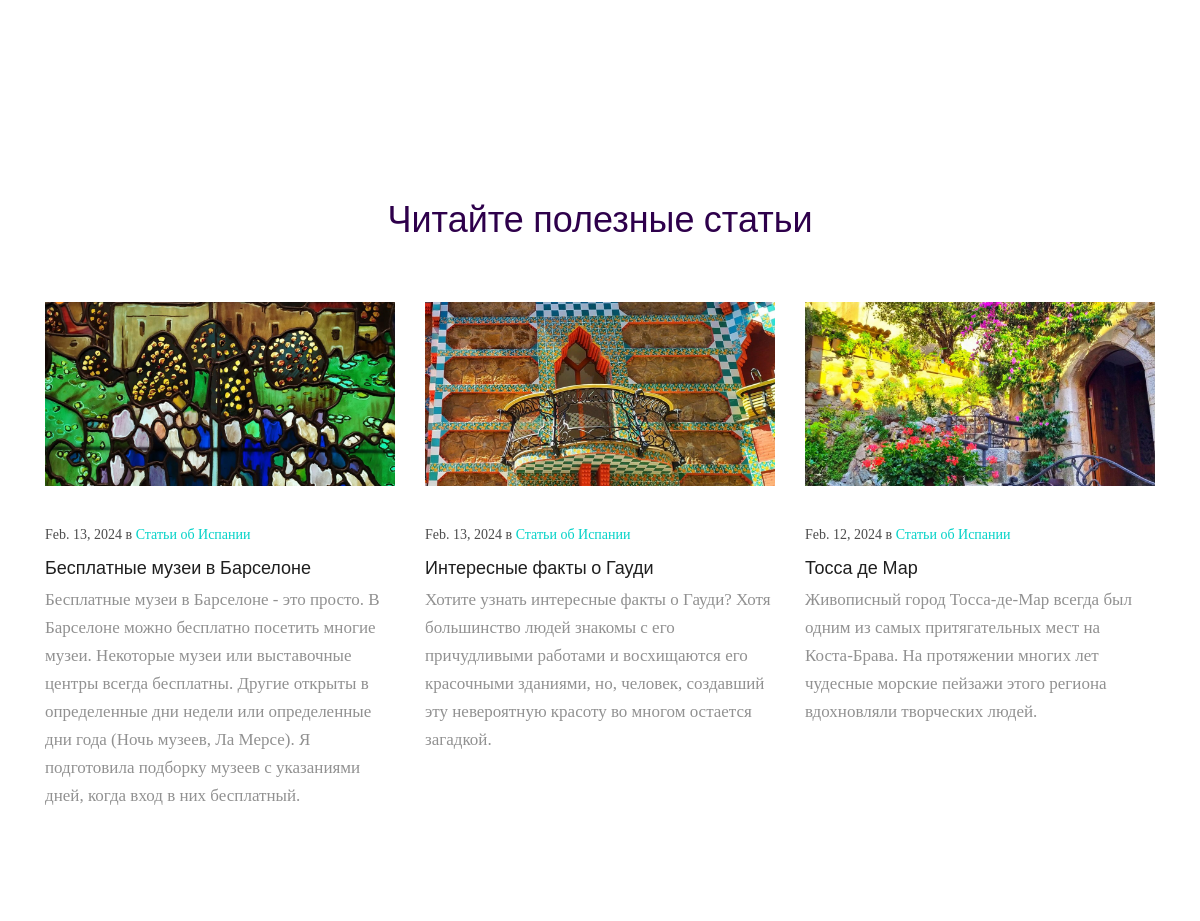
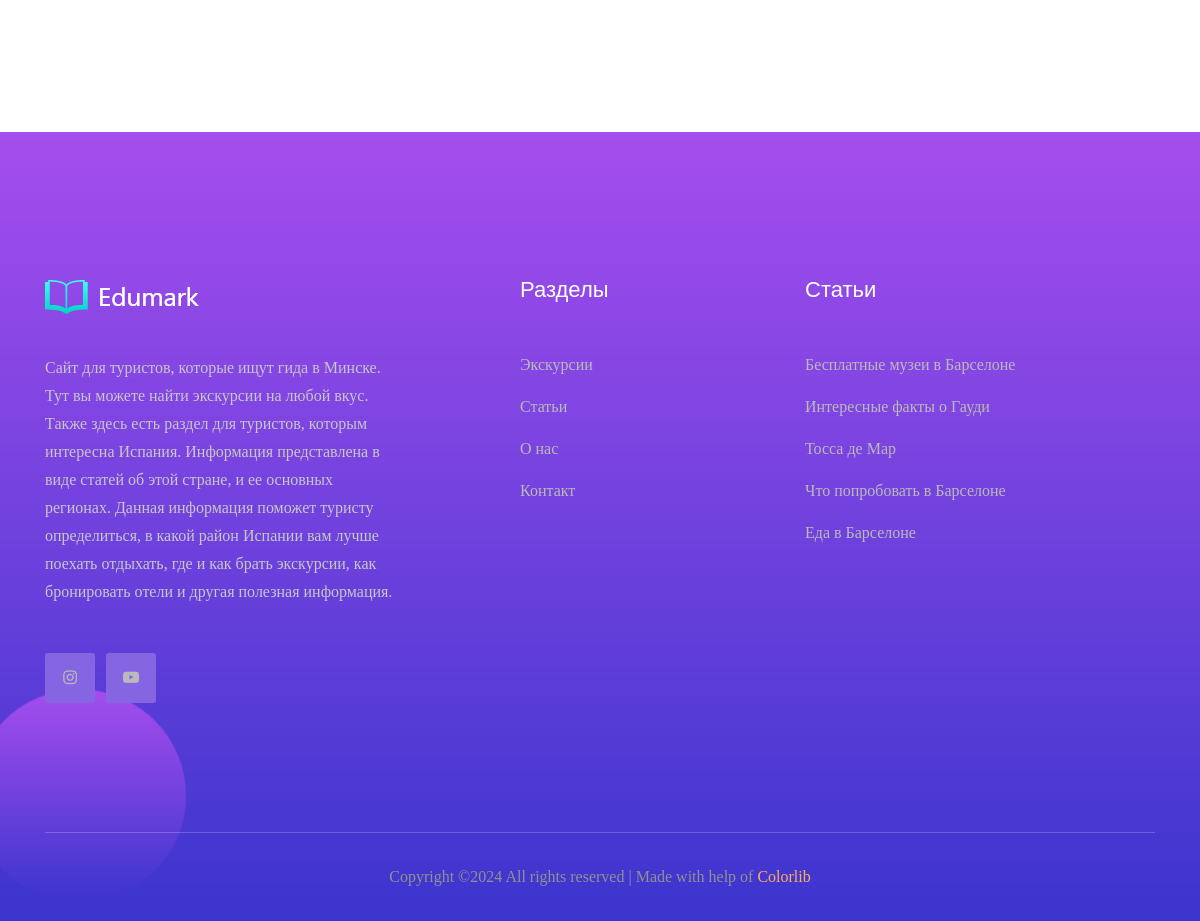
The app's page /catalog/about/ (lower part), older data (2 pictures, top to bottom).
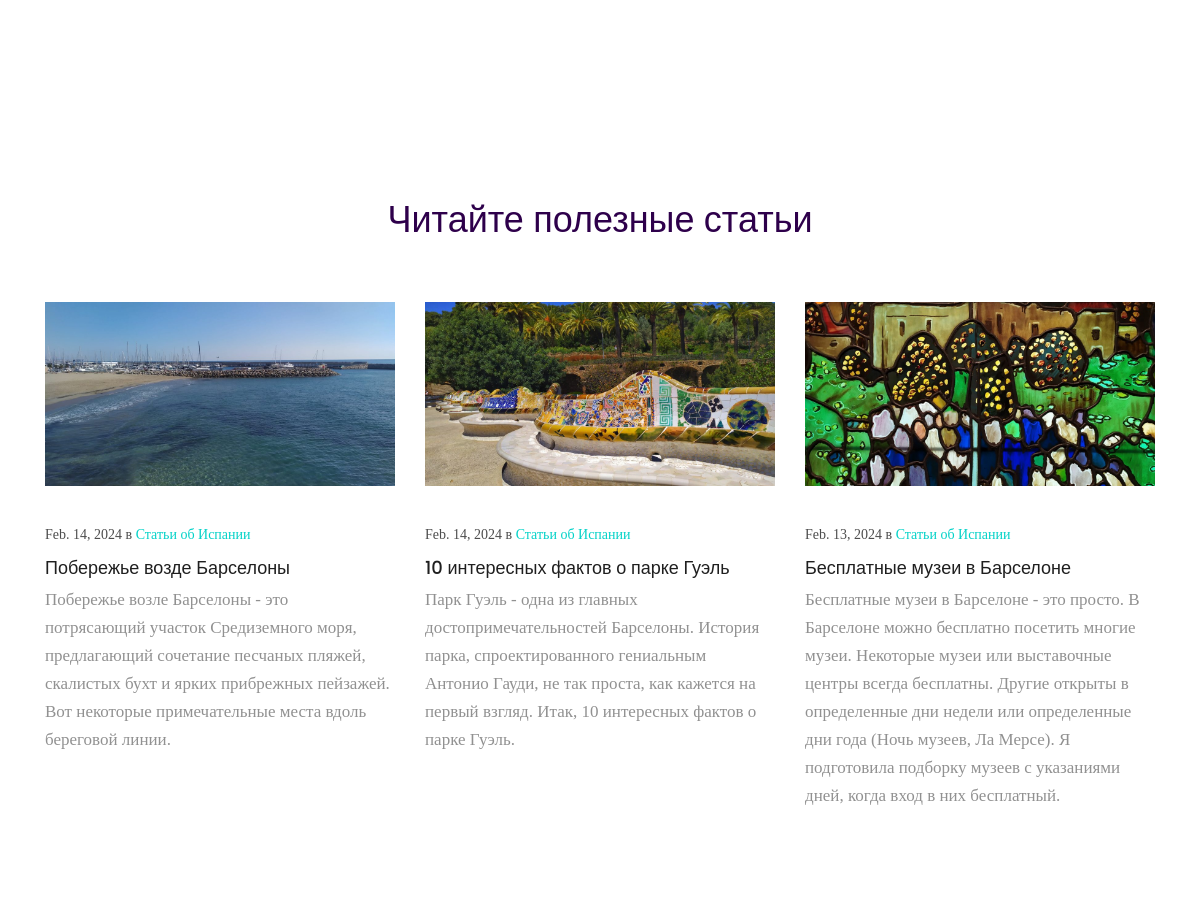
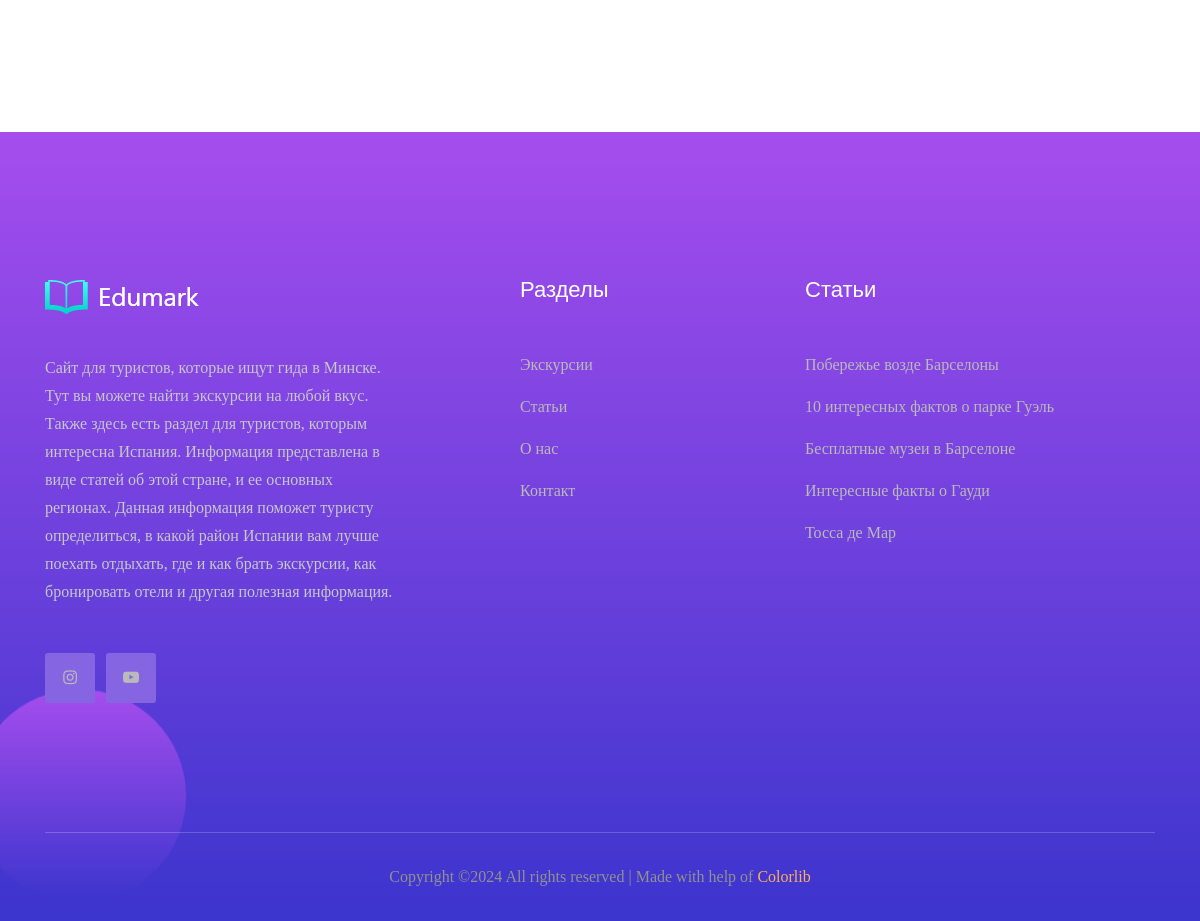
The same page, newer data (2 pictures, top to bottom).
### catalog/models.py (models this page shows, shortened)
class Post(models.Model):
    title = models.CharField(max_length=255)
    description = models.TextField(null=True, blank=True)
    title_img = models.ImageField(upload_to='media/', null=True, blank=True)
    body = models.TextField(null=True, blank=True)
    created_on = models.DateTimeField(auto_now_add=True)
    last_modified = models.DateTimeField(auto_now=True)
    categories = models.ManyToManyField("Category", blank=True, related_name="categories")
    tags = models.ManyToManyField("Tag", blank=True)

### catalog/views.py (the view)
# urls.py: path('about/', views.about, name='about'),
def about(request):
    reviews = Review.objects.all()
    posts = Post.objects.all().order_by("-created_on")[:3]
    recent = Post.objects.all().order_by("-created_on")[:5]
    return render(request, 'about.html', context={'reviews': reviews, 'posts': posts, 'recent': recent, })

### catalog/models.py (called while the page is built)
    def __str__(self):
        return '%s %s' % (self.first_name, self.last_name)

### templates/about.html (shortened to what the changed rows need)
<!doctype html>
<html class="no-js" lang="zxx">
<head>
    {% load static %}
    <link rel="stylesheet" href="{% static 'css/bootstrap.min.css' %}">
    <link rel="stylesheet" href="{% static 'css/owl.carousel.min.css' %}">
    <link rel="stylesheet" href="{% static 'css/magnific-popup.css' %}">
    <link rel="stylesheet" href="{% static 'css/font-awesome.min.css' %}">
    <link rel="stylesheet" href="{% static 'css/themify-icons.css' %}">
    <link rel="stylesheet" href="{% static 'css/nice-select.css' %}">
    <link rel="stylesheet" href="{% static 'css/flaticon.css' %}">
    <link rel="stylesheet" href="{% static 'css/gijgo.css' %}">
    <link rel="stylesheet" href="{% static 'css/animate.css' %}">
    <link rel="stylesheet" href="{% static 'css/slicknav.css' %}">
    <link rel="stylesheet" href="{% static 'css/style.css' %}">
</head>
<body>
    <div class="our_latest_blog">
        <div class="container">
            <div class="row">
                <div class="col-xl-12">
                    <div class="section title text-center mb-100">
                        <h1>Читайте полезные статьи</h1>
                    </div>
                </div>
            </div>
            <div class="row">
                {% for post in posts %}
            <div class="col-xl-4 col-md-4">
                <div class="single_latest_blog">
                    <div class="thumb">
                        <img src="{{ post.title_img.url }}" alt>
                    </div>
                    <div class="content_blog">
                        <div class="date">
                            <p>
                                {{ post.created_on.date }} в
                                <a href="{% url 'blog' %}">Статьи об Испании</a>
                            </p>
                        </div>
                        <div class="blog_meta">
                            <h3>
                                <a href="/catalog/blog/{{ post.id }}">{{ post.title }}</a>
                            </h3>
                        </div>
                        <p class="blog_text">
                            {{ post.description }}
                        </p>
                    </div>
                </div>
            </div>
                {% endfor %}
            </div>
        </div>
    </div>
    <footer class="footer footer_bg_1">
      <div class="footer_top">
          <div class="container">
              <div class="row">
                  <div class="col-xl-4 col-md-6 col-lg-4">
                      <div class="footer_widget">
                          <ul class="none-list">
                              {% for post in recent %}
                              <li><a href="/catalog/blog/{{ post.id }}">{{ post.title }}</a></li>
                              {% endfor %}
                          </ul>
                      </div>
                  </div>
              </div>
          </div>
      </div>
  </footer>
</body>
</html>

Row changes from the older to the newer data that the page shows:
no longer on this page (row unchanged): Post: title "Что попробовать в Барселоне", shown under "Статьи"
no longer on one of the page's lists (row unchanged): Post: created_on "Feb. 13, 2024", title "Интересные факты о Гауди", description "Хотите узнать интересные факты о Гауди? Хотя большинство людей знакомы с его причудливыми работами и восхищаются его красочными зданиями, но, человек, создавший эту невероятную красоту во многом остается загадкой."
no longer on this page (row unchanged): Post: title "Еда в Барселоне", shown under "Статьи"
no longer on one of the page's lists (row unchanged): Post: created_on "Feb. 12, 2024", title "Тосса де Мар", description "Живописный город Тосса-де-Мар всегда был одним из самых притягательных мест на Коста-Брава. На протяжении многих лет чудесные морские пейзажи этого региона вдохновляли творческих людей."
added Post: title_img (picture), created_on "Feb. 14, 2024", title "Побережье возде Барселоны", description "Побережье возле Барселоны - это потрясающий участок Средиземного моря, предлагающий сочетание песчаных пляжей, скалистых бухт и ярких прибрежных пейзажей. Вот некоторые примечательные места вдоль береговой линии."
added Post: title_img (picture), created_on "Feb. 14, 2024", title "10 интересных фактов о парке Гуэль", description "Парк Гуэль - одна из главных достопримечательностей Барселоны. История парка, спроектированного гениальным Антонио Гауди, не так проста, как кажется на первый взгляд. Итак, 10 интересных фактов о парке Гуэль."
